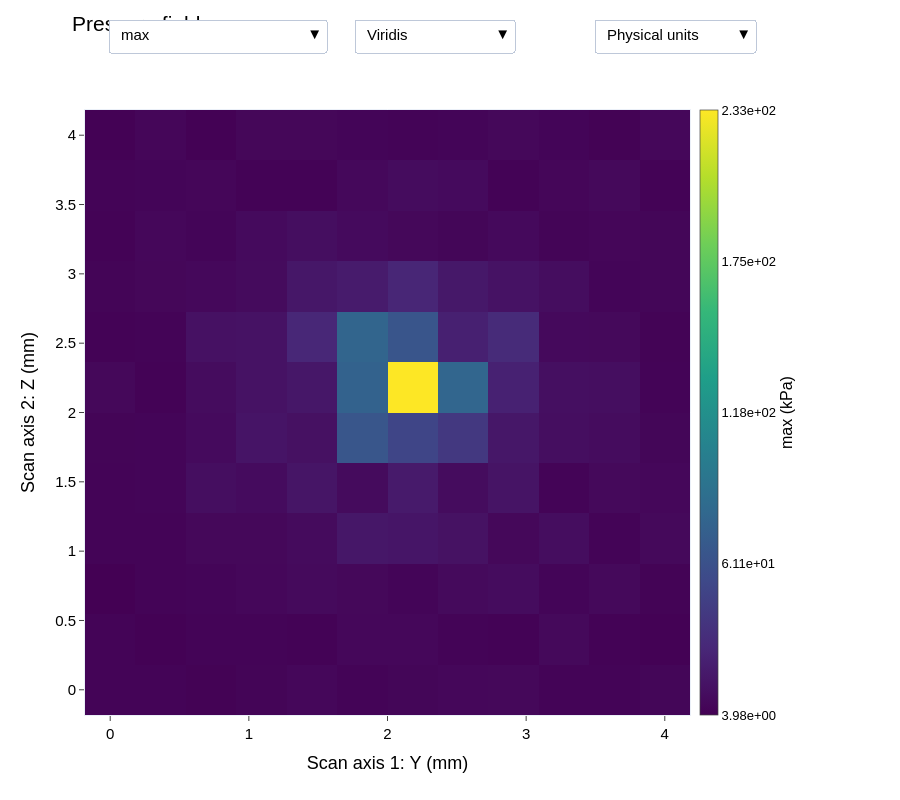

The notebook cell saved with this chart:
### Markdown cell above
## Interactive field map

The metric and colormap dropdowns operate independently. The figure uses fixed pixel dimensions and margins; edit `figure_width_px` and `figure_height_px` to resize it.

Grayscale (8-bit) and (16-bit) round the displayed normalized values to 256 and 65,536 levels, respectively, over each metric's range. Calculated arrays and hover values retain full precision. These options control the display, not the bit depth of an exported image; visible shades depend on the browser and monitor.

The third dropdown switches physical units to `quantity / max(quantity)` over the spatial map. Normalized labels are dimensionless; hover shows both normalized and original values. This uses the signed maximum (not maximum absolute magnitude). All-zero maps remain zero; a zero maximum with nonzero values makes normalization undefined. The same scaling applies independently to every metric and is preserved when switching metrics or palettes.

### Code cell
import plotly.graph_objects as go
import matplotlib as mpl

# Display pressure metrics in kPa; preserve source arrays and metrics_df in Pa.
pressure_metrics = {"max", "min", "rms", "standard deviation"}
display_metric_maps = {name: values / 1000 if name in pressure_metrics else values
                       for name, values in metric_maps.items()}
display_metric_units = {name: "kPa" if name in pressure_metrics else unit
                        for name, unit in metric_units.items()}

# Fixed canvas and margins keep the plot area stable when metrics change.
figure_width_px = 900
figure_height_px = 800
metric_maps.update(intensity_maps)
metric_units.update({metric: "W/cm²" for metric in intensity_maps})
plot_metrics = [*statistical_metrics, *intensity_maps]
for metric, values in intensity_maps.items():
    metrics_df[metric] = metrics_df["point_order"].map(
        dict(zip(point_id_grid.ravel(), values.ravel())))


def quantize_display(values, bits):
    """Quantize display values; preserve NaNs and the original metric array."""
    result = values.copy()
    finite = np.isfinite(values)
    if not finite.any():
        return result
    low, high = values[finite].min(), values[finite].max()
    if high > low:
        levels = 2 ** bits - 1
        result[finite] = low + np.round((values[finite] - low) / (high - low) * levels) / levels * (high - low)
    return result


def normalize_by_max(values):
    """Divide by the signed spatial maximum; preserve NaNs and all-zero maps."""
    values = np.asarray(values, dtype=float)
    finite = np.isfinite(values)
    if not finite.any():
        return values.copy(), np.nan
    maximum = float(values[finite].max())
    if maximum == 0:
        if np.any(values[finite] != 0):
            return np.full_like(values, np.nan), maximum
        return values.copy(), maximum
    return values / maximum, maximum


# Dividing a map and its color limits by the same positive maximum leaves its
# colors unchanged. Keep rendering in physical coordinates so normalization and
# colormap dropdowns remain independent; switch colorbar labels and hover values.
# Negative maxima retain the signed definition q/max(q), not max(abs(q)).
display_metric_maps.update(intensity_maps)
display_metric_units.update({name: "W/cm²" for name in intensity_maps})
original_display_maps = [display_metric_maps[metric].T.copy() for metric in plot_metrics]
normalized_display_maps = [normalize_by_max(values)[0] for values in original_display_maps]
raw_hover_templates, normalized_hover_templates = [], []
raw_colorbar_labels, normalized_colorbar_labels = [], []
raw_colorbar_titles, normalized_colorbar_titles = [], []
fig_pressure_map = go.Figure()
for index, metric in enumerate(plot_metrics):
    unit = display_metric_units[metric]
    original = original_display_maps[index]
    finite = original[np.isfinite(original)]
    limits = dict(zmin=float(finite.min()), zmax=float(finite.max())) if finite.size else {}
    ticks = np.linspace(float(finite.min()), float(finite.max()), 5) if finite.size else np.array([])
    maximum = normalize_by_max(original)[1]
    tick_normalized = (ticks / maximum if np.isfinite(maximum) and maximum != 0 else
                       np.zeros_like(ticks) if finite.size and np.all(finite == 0) else
                       np.full_like(ticks, np.nan))
    raw_colorbar_labels.append([f"{value:.2e}" for value in ticks])
    normalized_colorbar_labels.append([f"{value:.2e}" if np.isfinite(value) else "undefined" for value in tick_normalized])
    raw_colorbar_titles.append(f"{metric} ({unit})")
    normalized_colorbar_titles.append(f"{metric} / max ({'dimensionless'})")
    fig_pressure_map.add_trace(go.Heatmap(
        x=axis1_mm, y=axis2_mm, z=original,
        customdata=np.stack([point_id_grid.T, original, normalized_display_maps[index]], axis=-1),
        visible=index == 0, name=metric, colorscale="Viridis", **limits,
        colorbar=dict(
            title=dict(text=f"{metric} ({unit})", side="right"),
            x=0.918, xanchor="left", y=0.5, len=1, xpad=0, ypad=0,
            thickness=18, thicknessmode="pixels", tickformat=".2e",
            tickfont=dict(size=13), outlinewidth=0.7,
            tickmode="array", tickvals=ticks, ticktext=raw_colorbar_labels[-1],
        ),
        hovertemplate=(f"{axis1_name}: %{{x:.4f}} mm<br>"
                       f"{axis2_name}: %{{y:.4f}} mm<br>"
                       "Point: %{customdata[0]:.0f}<br>"
                       f"{metric}: %{{customdata[1]:.6g}} {unit}<extra></extra>"),
    ))

    raw_hover_templates.append(fig_pressure_map.data[-1].hovertemplate)
    normalized_hover_templates.append(
        fig_pressure_map.data[-1].hovertemplate.replace(
            f"{metric}: %{{customdata[1]:.6g}} {unit}",
            f"{metric} / max: %{{customdata[2]:.6g}} (dimensionless)<br>"
            f"Original: %{{customdata[1]:.6g}} {unit}"))

normalization_buttons = [
    dict(label="Physical units", method="restyle", args=[{
        "colorbar.ticktext": raw_colorbar_labels,
        "colorbar.title.text": raw_colorbar_titles,
        "hovertemplate": raw_hover_templates,
    }]),
    dict(label="Normalize by max", method="restyle", args=[{
        "colorbar.ticktext": normalized_colorbar_labels,
        "colorbar.title.text": normalized_colorbar_titles,
        "hovertemplate": normalized_hover_templates,
    }]),
]

metric_buttons = [dict(
    label=metric, method="update",
    args=[{"visible": [i == index for i in range(len(plot_metrics))]},
          {"title.text": f"Pressure field — {metric}"}],
) for index, metric in enumerate(plot_metrics)]

# Apply the colormap to every trace so both dropdown selections remain independent.
# Grayscale quantization affects rendering only, not metric_maps or hover values.
colormap_options = {
    "Viridis": ("Viridis", None),
    "Grayscale (8-bit)": ("Greys", 8),
    "Grayscale (16-bit)": ("Greys", 16),
    "Plasma": ("Plasma", None),
    "Inferno": ("Inferno", None),
    "Magma": ("Magma", None),
    "Cividis": ("Cividis", None),
    "Turbo": ("Turbo", None),
    "RdBu": ("RdBu", None),
}
# Use Matplotlib definitions for the requested palettes.
def matplotlib_colorscale(name):
    cmap = mpl.colormaps[name]
    if name in {"Paired", "tab20"}:
        # Paired is capitalized in Matplotlib; keep categorical color bands discrete.
        stops = []
        for i in range(cmap.N):
            color = mpl.colors.to_hex(cmap(i))
            stops.extend([[i / cmap.N, color], [(i + 1) / cmap.N, color]])
        return stops
    return [[i / 255, mpl.colors.to_hex(cmap(i / 255))] for i in range(256)]

for name in ["seismic", "coolwarm", "spectral", "jet", "hsv", "prism", "paired", "tab20"]:
    mpl_name = {"spectral": "Spectral", "paired": "Paired"}.get(name, name)
    colormap_options[name] = (matplotlib_colorscale(mpl_name), None)
colormap_buttons = []
for label, (scale, bits) in colormap_options.items():
    displayed = (original_display_maps if bits is None else
                 [quantize_display(values, bits) for values in original_display_maps])
    # Explicit black-to-white grayscale; scientific maps use Plotly's named palettes.
    colorscale = [[0, "black"], [1, "white"]] if bits is not None else scale
    colormap_buttons.append(dict(
        label=label, method="restyle",
        args=[{"colorscale": [colorscale] * len(plot_metrics), "z": displayed}],
    ))

fig_pressure_map.update_layout(
    title=dict(text=f"Pressure field — {plot_metrics[0]}", x=0.08, y=0.98),
    template="plotly_white", width=figure_width_px, height=figure_height_px,
    font=dict(family="Arial", size=15, color="black"),
    paper_bgcolor="white", plot_bgcolor="white",
    autosize=False,
    xaxis=dict(title=f"Scan axis 1: {axis1_name} (mm)", automargin=False,
               domain=[0, 605 / 670], constrain="domain",
               showline=True, mirror=True, ticks="outside", showgrid=False),
    yaxis=dict(title=f"Scan axis 2: {axis2_name} (mm)", automargin=False,
               scaleanchor="x", scaleratio=1, constrain="domain",
               showline=True, mirror=True, ticks="outside", showgrid=False),
    margin=dict(l=85, r=145, t=110, b=85, autoexpand=False),
    updatemenus=[
        dict(buttons=metric_buttons, direction="down", x=0.36, y=1.15,
             xanchor="right", yanchor="top", active=0),
        dict(buttons=colormap_buttons, direction="down", x=0.64, y=1.15,
             xanchor="right", yanchor="top", active=0),
        dict(buttons=normalization_buttons, direction="down", x=1.0, y=1.15,
             xanchor="right", yanchor="top", active=0),
    ],
)
fig_pressure_map.show(config={
    "responsive": False,
    "toImageButtonOptions": {"format": "png", "filename": "pressure_field",
                             "width": figure_width_px, "height": figure_height_px, "scale": 4},
})

### Figure 1 — Plotly figure (JSON) as saved in the notebook; plotly's stock layout.template omitted (floating-point values rounded to 4 significant figures; data arrays with more than 128 entries replaced by an {"elided": "..."} marker saying what was removed)
{"data": [{"colorbar": {"len": 1, "outlinewidth": 0.7, "thickness": 18, "thicknessmode": "pixels", "tickfont": {"size": 13}, "tickformat": ".2e", "tickmode": "array", "ticktext": ["3.98e+00", "6.11e+01", "1.18e+02", "1.75e+02", "2.33e+02"], "tickvals": [3.975, 61.11, 118.2, 175.4, 232.5], "title": {"side": "right", "text": "max (kPa)"}, "x": 0.918, "xanchor": "left", "xpad": 0, "y": 0.5, "ypad": 0}, "colorscale": [[0, "#440154"], [0.1111, "#482878"], [0.2222, "#3e4989"], [0.3333, "#31688e"], [0.4444, "#26828e"], [0.5556, "#1f9e89"], [0.6667, "#35b779"], [0.7778, "#6ece58"], [0.8889, "#b5de2b"], [1, "#fde725"]], "customdata": {"elided": "432 float values"}, "hovertemplate": "Y: %{x:.4f} mm<br>Z: %{y:.4f} mm<br>Point: %{customdata[0]:.0f}<br>max: %{customdata[1]:.6g} kPa<extra></extra>", "name": "max", "type": "heatmap", "visible": true, "x": [0.0, 0.3636, 0.7273, 1.091, 1.455, 1.818, 2.182, 2.545, 2.909, 3.273, 3.636, 4.0], "y": [0.0, 0.3636, 0.7273, 1.091, 1.455, 1.818, 2.182, 2.545, 2.909, 3.273, 3.636, 4.0], "z": {"elided": "12x12 float values"}, "zmax": 232.5, "zmin": 3.975}, {"colorbar": {"len": 1, "outlinewidth": 0.7, "thickness": 18, "thicknessmode": "pixels", "tickfont": {"size": 13}, "tickformat": ".2e", "tickmode": "array", "ticktext": ["-2.36e+02", "-1.78e+02", "-1.20e+02", "-6.24e+01", "-4.36e+00"], "tickvals": [-236.4, -178.4, -120.4, -62.37, -4.357], "title": {"side": "right", "text": "min (kPa)"}, "x": 0.918, "xanchor": "left", "xpad": 0, "y": 0.5, "ypad": 0}, "colorscale": [[0, "#440154"], [0.1111, "#482878"], [0.2222, "#3e4989"], [0.3333, "#31688e"], [0.4444, "#26828e"], [0.5556, "#1f9e89"], [0.6667, "#35b779"], [0.7778, "#6ece58"], [0.8889, "#b5de2b"], [1, "#fde725"]], "customdata": {"elided": "432 float values"}, "hovertemplate": "Y: %{x:.4f} mm<br>Z: %{y:.4f} mm<br>Point: %{customdata[0]:.0f}<br>min: %{customdata[1]:.6g} kPa<extra></extra>", "name": "min", "type": "heatmap", "visible": false, "x": [0.0, 0.3636, 0.7273, 1.091, 1.455, 1.818, 2.182, 2.545, 2.909, 3.273, 3.636, 4.0], "y": [0.0, 0.3636, 0.7273, 1.091, 1.455, 1.818, 2.182, 2.545, 2.909, 3.273, 3.636, 4.0], "z": {"elided": "12x12 float values"}, "zmax": -4.357, "zmin": -236.4}, {"colorbar": {"len": 1, "outlinewidth": 0.7, "thickness": 18, "thicknessmode": "pixels", "tickfont": {"size": 13}, "tickformat": ".2e", "tickmode": "array", "ticktext": ["1.37e+00", "1.45e+01", "2.76e+01", "4.07e+01", "5.38e+01"], "tickvals": [1.367, 14.47, 27.58, 40.68, 53.79], "title": {"side": "right", "text": "rms (kPa)"}, "x": 0.918, "xanchor": "left", "xpad": 0, "y": 0.5, "ypad": 0}, "colorscale": [[0, "#440154"], [0.1111, "#482878"], [0.2222, "#3e4989"], [0.3333, "#31688e"], [0.4444, "#26828e"], [0.5556, "#1f9e89"], [0.6667, "#35b779"], [0.7778, "#6ece58"], [0.8889, "#b5de2b"], [1, "#fde725"]], "customdata": {"elided": "432 float values"}, "hovertemplate": "Y: %{x:.4f} mm<br>Z: %{y:.4f} mm<br>Point: %{customdata[0]:.0f}<br>rms: %{customdata[1]:.6g} kPa<extra></extra>", "name": "rms", "type": "heatmap", "visible": false, "x": [0.0, 0.3636, 0.7273, 1.091, 1.455, 1.818, 2.182, 2.545, 2.909, 3.273, 3.636, 4.0], "y": [0.0, 0.3636, 0.7273, 1.091, 1.455, 1.818, 2.182, 2.545, 2.909, 3.273, 3.636, 4.0], "z": {"elided": "12x12 float values"}, "zmax": 53.79, "zmin": 1.367}, {"colorbar": {"len": 1, "outlinewidth": 0.7, "thickness": 18, "thicknessmode": "pixels", "tickfont": {"size": 13}, "tickformat": ".2e", "tickmode": "array", "ticktext": ["3.74e+01", "1.45e+04", "2.90e+04", "4.34e+04", "5.79e+04"], "tickvals": [37.39, 14490.0, 28950.0, 43410.0, 57870.0], "title": {"side": "right", "text": "energy (Pa²·s)"}, "x": 0.918, "xanchor": "left", "xpad": 0, "y": 0.5, "ypad": 0}, "colorscale": [[0, "#440154"], [0.1111, "#482878"], [0.2222, "#3e4989"], [0.3333, "#31688e"], [0.4444, "#26828e"], [0.5556, "#1f9e89"], [0.6667, "#35b779"], [0.7778, "#6ece58"], [0.8889, "#b5de2b"], [1, "#fde725"]], "customdata": {"elided": "432 float values"}, "hovertemplate": "Y: %{x:.4f} mm<br>Z: %{y:.4f} mm<br>Point: %{customdata[0]:.0f}<br>energy: %{customdata[1]:.6g} Pa²·s<extra></extra>", "name": "energy", "type": "heatmap", "visible": false, "x": [0.0, 0.3636, 0.7273, 1.091, 1.455, 1.818, 2.182, 2.545, 2.909, 3.273, 3.636, 4.0], "y": [0.0, 0.3636, 0.7273, 1.091, 1.455, 1.818, 2.182, 2.545, 2.909, 3.273, 3.636, 4.0], "z": {"elided": "12x12 float values"}, "zmax": 57870.0, "zmin": 37.39}, {"colorbar": {"len": 1, "outlinewidth": 0.7, "thickness": 18, "thicknessmode": "pixels", "tickfont": {"size": 13}, "tickformat": ".2e", "tickmode": "array", "ticktext": ["1.37e+00", "1.45e+01", "2.76e+01", "4.07e+01", "5.38e+01"], "tickvals": [1.367, 14.47, 27.58, 40.68, 53.79], "title": {"side": "right", "text": "standard deviation (kPa)"}, "x": 0.918, "xanchor": "left", "xpad": 0, "y": 0.5, "ypad": 0}, "colorscale": [[0, "#440154"], [0.1111, "#482878"], [0.2222, "#3e4989"], [0.3333, "#31688e"], [0.4444, "#26828e"], [0.5556, "#1f9e89"], [0.6667, "#35b779"], [0.7778, "#6ece58"], [0.8889, "#b5de2b"], [1, "#fde725"]], "customdata": {"elided": "432 float values"}, "hovertemplate": "Y: %{x:.4f} mm<br>Z: %{y:.4f} mm<br>Point: %{customdata[0]:.0f}<br>standard deviation: %{customdata[1]:.6g} kPa<extra></extra>", "name": "standard deviation", "type": "heatmap", "visible": false, "x": [0.0, 0.3636, 0.7273, 1.091, 1.455, 1.818, 2.182, 2.545, 2.909, 3.273, 3.636, 4.0], "y": [0.0, 0.3636, 0.7273, 1.091, 1.455, 1.818, 2.182, 2.545, 2.909, 3.273, 3.636, 4.0], "z": {"elided": "12x12 float values"}, "zmax": 53.79, "zmin": 1.367}, {"colorbar": {"len": 1, "outlinewidth": 0.7, "thickness": 18, "thicknessmode": "pixels", "tickfont": {"size": 13}, "tickformat": ".2e", "tickmode": "array", "ticktext": ["2.60e+00", "4.30e+00", "5.99e+00", "7.68e+00", "9.37e+00"], "tickvals": [2.605, 4.297, 5.989, 7.681, 9.372], "title": {"side": "right", "text": "kurtosis (dimensionless)"}, "x": 0.918, "xanchor": "left", "xpad": 0, "y": 0.5, "ypad": 0}, "colorscale": [[0, "#440154"], [0.1111, "#482878"], [0.2222, "#3e4989"], [0.3333, "#31688e"], [0.4444, "#26828e"], [0.5556, "#1f9e89"], [0.6667, "#35b779"], [0.7778, "#6ece58"], [0.8889, "#b5de2b"], [1, "#fde725"]], "customdata": {"elided": "432 float values"}, "hovertemplate": "Y: %{x:.4f} mm<br>Z: %{y:.4f} mm<br>Point: %{customdata[0]:.0f}<br>kurtosis: %{customdata[1]:.6g} dimensionless<extra></extra>", "name": "kurtosis", "type": "heatmap", "visible": false, "x": [0.0, 0.3636, 0.7273, 1.091, 1.455, 1.818, 2.182, 2.545, 2.909, 3.273, 3.636, 4.0], "y": [0.0, 0.3636, 0.7273, 1.091, 1.455, 1.818, 2.182, 2.545, 2.909, 3.273, 3.636, 4.0], "z": {"elided": "12x12 float values"}, "zmax": 9.372, "zmin": 2.605}, {"colorbar": {"len": 1, "outlinewidth": 0.7, "thickness": 18, "thicknessmode": "pixels", "tickfont": {"size": 13}, "tickformat": ".2e", "tickmode": "array", "ticktext": ["8.12e+00", "8.59e+00", "9.06e+00", "9.54e+00", "1.00e+01"], "tickvals": [8.117, 8.59, 9.063, 9.536, 10.01], "title": {"side": "right", "text": "entropy (bits)"}, "x": 0.918, "xanchor": "left", "xpad": 0, "y": 0.5, "ypad": 0}, "colorscale": [[0, "#440154"], [0.1111, "#482878"], [0.2222, "#3e4989"], [0.3333, "#31688e"], [0.4444, "#26828e"], [0.5556, "#1f9e89"], [0.6667, "#35b779"], [0.7778, "#6ece58"], [0.8889, "#b5de2b"], [1, "#fde725"]], "customdata": {"elided": "432 float values"}, "hovertemplate": "Y: %{x:.4f} mm<br>Z: %{y:.4f} mm<br>Point: %{customdata[0]:.0f}<br>entropy: %{customdata[1]:.6g} bits<extra></extra>", "name": "entropy", "type": "heatmap", "visible": false, "x": [0.0, 0.3636, 0.7273, 1.091, 1.455, 1.818, 2.182, 2.545, 2.909, 3.273, 3.636, 4.0], "y": [0.0, 0.3636, 0.7273, 1.091, 1.455, 1.818, 2.182, 2.545, 2.909, 3.273, 3.636, 4.0], "z": {"elided": "12x12 float values"}, "zmax": 10.01, "zmin": 8.117}, {"colorbar": {"len": 1, "outlinewidth": 0.7, "thickness": 18, "thicknessmode": "pixels", "tickfont": {"size": 13}, "tickformat": ".2e", "tickmode": "array", "ticktext": ["3.29e-04", "3.37e-01", "6.73e-01", "1.01e+00", "1.35e+00"], "tickvals": [0.0003288, 0.3366, 0.6729, 1.009, 1.346], "title": {"side": "right", "text": "pulse-average intensity (W/cm²)"}, "x": 0.918, "xanchor": "left", "xpad": 0, "y": 0.5, "ypad": 0}, "colorscale": [[0, "#440154"], [0.1111, "#482878"], [0.2222, "#3e4989"], [0.3333, "#31688e"], [0.4444, "#26828e"], [0.5556, "#1f9e89"], [0.6667, "#35b779"], [0.7778, "#6ece58"], [0.8889, "#b5de2b"], [1, "#fde725"]], "customdata": {"elided": "432 float values"}, "hovertemplate": "Y: %{x:.4f} mm<br>Z: %{y:.4f} mm<br>Point: %{customdata[0]:.0f}<br>pulse-average intensity: %{customdata[1]:.6g} W/cm²<extra></extra>", "name": "pulse-average intensity", "type": "heatmap", "visible": false, "x": [0.0, 0.3636, 0.7273, 1.091, 1.455, 1.818, 2.182, 2.545, 2.909, 3.273, 3.636, 4.0], "y": [0.0, 0.3636, 0.7273, 1.091, 1.455, 1.818, 2.182, 2.545, 2.909, 3.273, 3.636, 4.0], "z": {"elided": "12x12 float values"}, "zmax": 1.346, "zmin": 0.0003288}, {"colorbar": {"len": 1, "outlinewidth": 0.7, "thickness": 18, "thicknessmode": "pixels", "tickfont": {"size": 13}, "tickformat": ".2e", "tickmode": "array", "ticktext": ["1.31e-07", "9.77e-04", "1.95e-03", "2.93e-03", "3.91e-03"], "tickvals": [1.311e-07, 0.0009769, 0.001954, 0.00293, 0.003907], "title": {"side": "right", "text": "temporal-average intensity (W/cm²)"}, "x": 0.918, "xanchor": "left", "xpad": 0, "y": 0.5, "ypad": 0}, "colorscale": [[0, "#440154"], [0.1111, "#482878"], [0.2222, "#3e4989"], [0.3333, "#31688e"], [0.4444, "#26828e"], [0.5556, "#1f9e89"], [0.6667, "#35b779"], [0.7778, "#6ece58"], [0.8889, "#b5de2b"], [1, "#fde725"]], "customdata": {"elided": "432 float values"}, "hovertemplate": "Y: %{x:.4f} mm<br>Z: %{y:.4f} mm<br>Point: %{customdata[0]:.0f}<br>temporal-average intensity: %{customdata[1]:.6g} W/cm²<extra></extra>", "name": "temporal-average intensity", "type": "heatmap", "visible": false, "x": [0.0, 0.3636, 0.7273, 1.091, 1.455, 1.818, 2.182, 2.545, 2.909, 3.273, 3.636, 4.0], "y": [0.0, 0.3636, 0.7273, 1.091, 1.455, 1.818, 2.182, 2.545, 2.909, 3.273, 3.636, 4.0], "z": {"elided": "12x12 float values"}, "zmax": 0.003907, "zmin": 1.311e-07}], "layout": {"autosize": false, "font": {"color": "black", "family": "Arial", "size": 15}, "height": 800, "margin": {"autoexpand": false, "b": 85, "l": 85, "r": 145, "t": 110}, "paper_bgcolor": "white", "plot_bgcolor": "white", "title": {"text": "Pressure field — max", "x": 0.08, "y": 0.98}, "updatemenus": [{"active": 0, "buttons": [{"args": [{"visible": [true, false, false, false, false, false, false, false, false]}, {"title.text": "Pressure field — max"}], "label": "max", "method": "update"}, {"args": [{"visible": [false, true, false, false, false, false, false, false, false]}, {"title.text": "Pressure field — min"}], "label": "min", "method": "update"}, {"args": [{"visible": [false, false, true, false, false, false, false, false, false]}, {"title.text": "Pressure field — rms"}], "label": "rms", "method": "update"}, {"args": [{"visible": [false, false, false, true, false, false, false, false, false]}, {"title.text": "Pressure field — energy"}], "label": "energy", "method": "update"}, {"args": [{"visible": [false, false, false, false, true, false, false, false, false]}, {"title.text": "Pressure field — standard deviation"}], "label": "standard deviation", "method": "update"}, {"args": [{"visible": [false, false, false, false, false, true, false, false, false]}, {"title.text": "Pressure field — kurtosis"}], "label": "kurtosis", "method": "update"}, {"args": [{"visible": [false, false, false, false, false, false, true, false, false]}, {"title.text": "Pressure field — entropy"}], "label": "entropy", "method": "update"}, {"args": [{"visible": [false, false, false, false, false, false, false, true, false]}, {"title.text": "Pressure field — pulse-average intensity"}], "label": "pulse-average intensity", "method": "update"}, {"args": [{"visible": [false, false, false, false, false, false, false, false, true]}, {"title.text": "Pressure field — temporal-average intensity"}], "label": "temporal-average intensity", "method": "update"}], "direction": "down", "x": 0.36, "xanchor": "right", "y": 1.15, "yanchor": "top"}, {"active": 0, "buttons": [{"args": [{"colorscale": ["Viridis", "Viridis", "Viridis", "Viridis", "Viridis", "Viridis", "Viridis", "Viridis", "Viridis"], "z": {"elided": "9x12x12 float values"}}], "label": "Viridis", "method": "restyle"}, {"args": [{"colorscale": [[[0, "black"], [1, "white"]], [[0, "black"], [1, "white"]], [[0, "black"], [1, "white"]], [[0, "black"], [1, "white"]], [[0, "black"], [1, "white"]], [[0, "black"], [1, "white"]], [[0, "black"], [1, "white"]], [[0, "black"], [1, "white"]], [[0, "black"], [1, "white"]]], "z": {"elided": "9x12x12 float values"}}], "label": "Grayscale (8-bit)", "method": "restyle"}, {"args": [{"colorscale": [[[0, "black"], [1, "white"]], [[0, "black"], [1, "white"]], [[0, "black"], [1, "white"]], [[0, "black"], [1, "white"]], [[0, "black"], [1, "white"]], [[0, "black"], [1, "white"]], [[0, "black"], [1, "white"]], [[0, "black"], [1, "white"]], [[0, "black"], [1, "white"]]], "z": {"elided": "9x12x12 float values"}}], "label": "Grayscale (16-bit)", "method": "restyle"}, {"args": [{"colorscale": ["Plasma", "Plasma", "Plasma", "Plasma", "Plasma", "Plasma", "Plasma", "Plasma", "Plasma"], "z": {"elided": "9x12x12 float values"}}], "label": "Plasma", "method": "restyle"}, {"args": [{"colorscale": ["Inferno", "Inferno", "Inferno", "Inferno", "Inferno", "Inferno", "Inferno", "Inferno", "Inferno"], "z": {"elided": "9x12x12 float values"}}], "label": "Inferno", "method": "restyle"}, {"args": [{"colorscale": ["Magma", "Magma", "Magma", "Magma", "Magma", "Magma", "Magma", "Magma", "Magma"], "z": {"elided": "9x12x12 float values"}}], "label": "Magma", "method": "restyle"}, {"args": [{"colorscale": ["Cividis", "Cividis", "Cividis", "Cividis", "Cividis", "Cividis", "Cividis", "Cividis", "Cividis"], "z": {"elided": "9x12x12 float values"}}], "label": "Cividis", "method": "restyle"}, {"args": [{"colorscale": ["Turbo", "Turbo", "Turbo", "Turbo", "Turbo", "Turbo", "Turbo", "Turbo", "Turbo"], "z": {"elided": "9x12x12 float values"}}], "label": "Turbo", "method": "restyle"}, {"args": [{"colorscale": ["RdBu", "RdBu", "RdBu", "RdBu", "RdBu", "RdBu", "RdBu", "RdBu", "RdBu"], "z": {"elided": "9x12x12 float values"}}], "label": "RdBu", "method": "restyle"}, {"args": [{"colorscale": {"elided": "9x256x2 mixed values"}, "z": {"elided": "9x12x12 float values"}}], "label": "seismic", "method": "restyle"}, {"args": [{"colorscale": {"elided": "9x256x2 mixed values"}, "z": {"elided": "9x12x12 float values"}}], "label": "coolwarm", "method": "restyle"}, {"args": [{"colorscale": {"elided": "9x256x2 mixed values"}, "z": {"elided": "9x12x12 float values"}}], "label": "spectral", "method": "restyle"}, {"args": [{"colorscale": {"elided": "9x256x2 mixed values"}, "z": {"elided": "9x12x12 float values"}}], "label": "jet", "method": "restyle"}, {"args": [{"colorscale": {"elided": "9x256x2 mixed values"}, "z": {"elided": "9x12x12 float values"}}], "label": "hsv", "method": "restyle"}, {"args": [{"colorscale": {"elided": "9x256x2 mixed values"}, "z": {"elided": "9x12x12 float values"}}], "label": "prism", "method": "restyle"}, {"args": [{"colorscale": {"elided": "9x24x2 mixed values"}, "z": {"elided": "9x12x12 float values"}}], "label": "paired", "method": "restyle"}, {"args": [{"colorscale": {"elided": "9x40x2 mixed values"}, "z": {"elided": "9x12x12 float values"}}], "label": "tab20", "method": "restyle"}], "direction": "down", "x": 0.64, "xanchor": "right", "y": 1.15, "yanchor": "top"}, {"active": 0, "buttons": [{"args": [{"colorbar.ticktext": [["3.98e+00", "6.11e+01", "1.18e+02", "1.75e+02", "2.33e+02"], ["-2.36e+02", "-1.78e+02", "-1.20e+02", "-6.24e+01", "-4.36e+00"], ["1.37e+00", "1.45e+01", "2.76e+01", "4.07e+01", "5.38e+01"], ["3.74e+01", "1.45e+04", "2.90e+04", "4.34e+04", "5.79e+04"], ["1.37e+00", "1.45e+01", "2.76e+01", "4.07e+01", "5.38e+01"], ["2.60e+00", "4.30e+00", "5.99e+00", "7.68e+00", "9.37e+00"], ["8.12e+00", "8.59e+00", "9.06e+00", "9.54e+00", "1.00e+01"], ["3.29e-04", "3.37e-01", "6.73e-01", "1.01e+00", "1.35e+00"], ["1.31e-07", "9.77e-04", "1.95e-03", "2.93e-03", "3.91e-03"]], "colorbar.title.text": ["max (kPa)", "min (kPa)", "rms (kPa)", "energy (Pa²·s)", "standard deviation (kPa)", "kurtosis (dimensionless)", "entropy (bits)", "pulse-average intensity (W/cm²)", "temporal-average intensity (W/cm²)"], "hovertemplate": ["Y: %{x:.4f} mm<br>Z: %{y:.4f} mm<br>Point: %{customdata[0]:.0f}<br>max: %{customdata[1]:.6g} kPa<extra></extra>", "Y: %{x:.4f} mm<br>Z: %{y:.4f} mm<br>Point: %{customdata[0]:.0f}<br>min: %{customdata[1]:.6g} kPa<extra></extra>", "Y: %{x:.4f} mm<br>Z: %{y:.4f} mm<br>Point: %{customdata[0]:.0f}<br>rms: %{customdata[1]:.6g} kPa<extra></extra>", "Y: %{x:.4f} mm<br>Z: %{y:.4f} mm<br>Point: %{customdata[0]:.0f}<br>energy: %{customdata[1]:.6g} Pa²·s<extra></extra>", "Y: %{x:.4f} mm<br>Z: %{y:.4f} mm<br>Point: %{customdata[0]:.0f}<br>standard deviation: %{customdata[1]:.6g} kPa<extra></extra>", "Y: %{x:.4f} mm<br>Z: %{y:.4f} mm<br>Point: %{customdata[0]:.0f}<br>kurtosis: %{customdata[1]:.6g} dimensionless<extra></extra>", "Y: %{x:.4f} mm<br>Z: %{y:.4f} mm<br>Point: %{customdata[0]:.0f}<br>entropy: %{customdata[1]:.6g} bits<extra></extra>", "Y: %{x:.4f} mm<br>Z: %{y:.4f} mm<br>Point: %{customdata[0]:.0f}<br>pulse-average intensity: %{customdata[1]:.6g} W/cm²<extra></extra>", "Y: %{x:.4f} mm<br>Z: %{y:.4f} mm<br>Point: %{customdata[0]:.0f}<br>temporal-average intensity: %{customdata[1]:.6g} W/cm²<extra></extra>"]}], "label": "Physical units", "method": "restyle"}, {"args": [{"colorbar.ticktext": [["1.71e-02", "2.63e-01", "5.09e-01", "7.54e-01", "1.00e+00"], ["5.43e+01", "4.09e+01", "2.76e+01", "1.43e+01", "1.00e+00"], ["2.54e-02", "2.69e-01", "5.13e-01", "7.56e-01", "1.00e+00"], ["6.46e-04", "2.50e-01", "5.00e-01", "7.50e-01", "1.00e+00"], ["2.54e-02", "2.69e-01", "5.13e-01", "7.56e-01", "1.00e+00"], ["2.78e-01", "4.58e-01", "6.39e-01", "8.19e-01", "1.00e+00"], ["8.11e-01", "8.58e-01", "9.06e-01", "9.53e-01", "1.00e+00"], ["2.44e-04", "2.50e-01", "5.00e-01", "7.50e-01", "1.00e+00"], ["3.36e-05", "2.50e-01", "5.00e-01", "7.50e-01", "1.00e+00"]], "colorbar.title.text": ["max / max (dimensionless)", "min / max (dimensionless)", "rms / max (dimensionless)", "energy / max (dimensionless)", "standard deviation / max (dimensionless)", "kurtosis / max (dimensionless)", "entropy / max (dimensionless)", "pulse-average intensity / max (dimensionless)", "temporal-average intensity / max (dimensionless)"], "hovertemplate": ["Y: %{x:.4f} mm<br>Z: %{y:.4f} mm<br>Point: %{customdata[0]:.0f}<br>max / max: %{customdata[2]:.6g} (dimensionless)<br>Original: %{customdata[1]:.6g} kPa<extra></extra>", "Y: %{x:.4f} mm<br>Z: %{y:.4f} mm<br>Point: %{customdata[0]:.0f}<br>min / max: %{customdata[2]:.6g} (dimensionless)<br>Original: %{customdata[1]:.6g} kPa<extra></extra>", "Y: %{x:.4f} mm<br>Z: %{y:.4f} mm<br>Point: %{customdata[0]:.0f}<br>rms / max: %{customdata[2]:.6g} (dimensionless)<br>Original: %{customdata[1]:.6g} kPa<extra></extra>", "Y: %{x:.4f} mm<br>Z: %{y:.4f} mm<br>Point: %{customdata[0]:.0f}<br>energy / max: %{customdata[2]:.6g} (dimensionless)<br>Original: %{customdata[1]:.6g} Pa²·s<extra></extra>", "Y: %{x:.4f} mm<br>Z: %{y:.4f} mm<br>Point: %{customdata[0]:.0f}<br>standard deviation / max: %{customdata[2]:.6g} (dimensionless)<br>Original: %{customdata[1]:.6g} kPa<extra></extra>", "Y: %{x:.4f} mm<br>Z: %{y:.4f} mm<br>Point: %{customdata[0]:.0f}<br>kurtosis / max: %{customdata[2]:.6g} (dimensionless)<br>Original: %{customdata[1]:.6g} dimensionless<extra></extra>", "Y: %{x:.4f} mm<br>Z: %{y:.4f} mm<br>Point: %{customdata[0]:.0f}<br>entropy / max: %{customdata[2]:.6g} (dimensionless)<br>Original: %{customdata[1]:.6g} bits<extra></extra>", "Y: %{x:.4f} mm<br>Z: %{y:.4f} mm<br>Point: %{customdata[0]:.0f}<br>pulse-average intensity / max: %{customdata[2]:.6g} (dimensionless)<br>Original: %{customdata[1]:.6g} W/cm²<extra></extra>", "Y: %{x:.4f} mm<br>Z: %{y:.4f} mm<br>Point: %{customdata[0]:.0f}<br>temporal-average intensity / max: %{customdata[2]:.6g} (dimensionless)<br>Original: %{customdata[1]:.6g} W/cm²<extra></extra>"]}], "label": "Normalize by max", "method": "restyle"}], "direction": "down", "x": 1, "xanchor": "right", "y": 1.15, "yanchor": "top"}], "width": 900, "xaxis": {"automargin": false, "constrain": "domain", "domain": [0, 0.903], "mirror": true, "showgrid": false, "showline": true, "ticks": "outside", "title": {"text": "Scan axis 1: Y (mm)"}}, "yaxis": {"automargin": false, "constrain": "domain", "mirror": true, "scaleanchor": "x", "scaleratio": 1, "showgrid": false, "showline": true, "ticks": "outside", "title": {"text": "Scan axis 2: Z (mm)"}}}}
